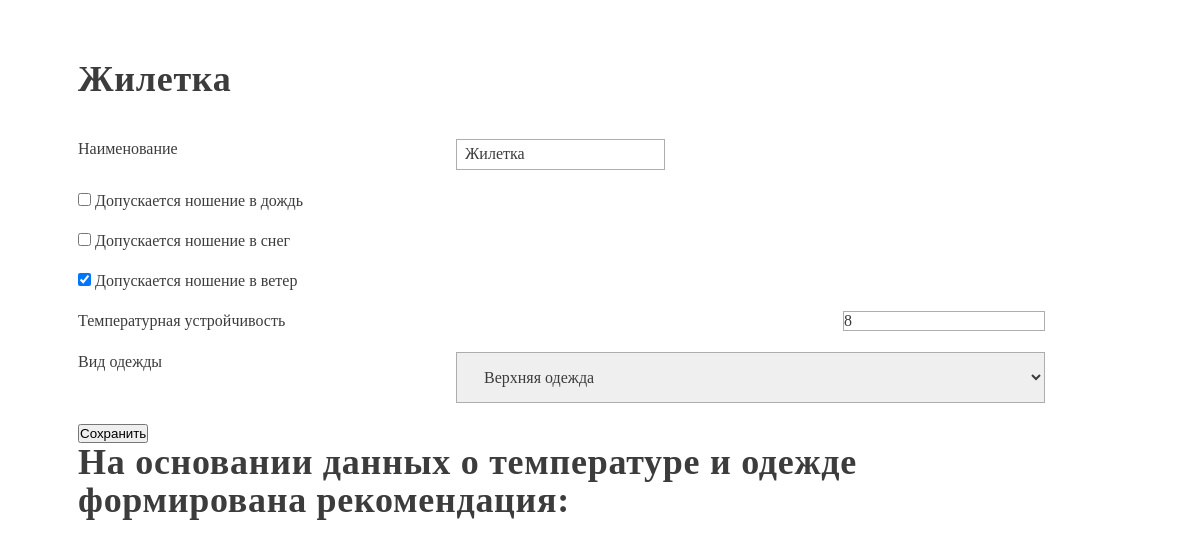
Page /recommendation/clothes/5 on the committed database.
### DSS/models.py (models this page shows, shortened)
class Clothes(models.Model):
    name = models.CharField(max_length=50, verbose_name='Наименование')
    allow_rain = models.BooleanField(verbose_name='допускается ношение в дождь')
    allow_snow = models.BooleanField(verbose_name='допускается ношение в снег')
    allow_wind = models.BooleanField(verbose_name='допускается ношение в ветер')
    temp_resist = models.IntegerField(verbose_name='Температурная устройчивость')
    kind = models.ForeignKey(ClosesKind, on_delete=models.CASCADE, related_name='clothes', verbose_name='Вид одежды')

class ClosesKind(models.Model):
    name = models.CharField(max_length=100)
    required = models.BooleanField()
    allow_layers = models.BooleanField()
    def __str__(self):
        return self.name

### DSS/views.py (the view)
# urls.py: path('clothes/<pk>', ClothesView.as_view()),
class ClothesView(APIView):
    serializer_class = ClothesSerializer
    queryset = Clothes.objects.all()
    renderer_classes = [TemplateHTMLRenderer]
    template_name = 'profile_detail.html'
    def get(self, request, pk):
        profile = get_object_or_404(Clothes, pk=pk)
        serializer = self.serializer_class(profile)
        return Response({'serializer': serializer, 'profile': profile})

### DSS/templates/profile_detail.html (shortened to what this page needs)
{% load rest_framework %}
<html>
<body>
<h1>{{ profile.name }}</h1>
<form method="post" onsubmit="onSubmit">
    {% render_form serializer template_pack='rest_framework/vertical' %}
        <button type="submit">Сохранить</button>
    <h1>На основании данных о температуре и одежде формирована рекомендация:</h1>
</form>

### DSS/templates/profile_detail.html (style rules this page uses)
* { margin: 0; padding: 0; box-sizing: border-box; }
body { max-width: 1196px; width: 100%; margin: 0 auto; padding: 60px 76px; font-size: 16px; line-height: 19px; color: #3C3C3C; }
h1 { margin-bottom: 41px; font-size: 36px; line-height: 38px; letter-spacing: 0.02em; }
form { padding-right: 77px; }
.form-group { display: flex; justify-content: space-between; margin-bottom: 21px; }
input[type="text"] { width: 209px; min-height: 30px; margin-right: 380px; padding: 5px 7px 6px 8px; }
select { min-height: 30px; padding: 15px 10px 15px 23px; }
textarea, select { width: 589px; }
option { margin-bottom: 10px; white-space: break-spaces; }
input, select, textarea { font-family: inherit; font-size: inherit; color: #3C3C3C; border: 1px solid #ADADAD; }

### rows in the picture
Clothes: name "Жилетка", allow_wind "☑", temp_resist "8", kind "Верхняя одежда"
